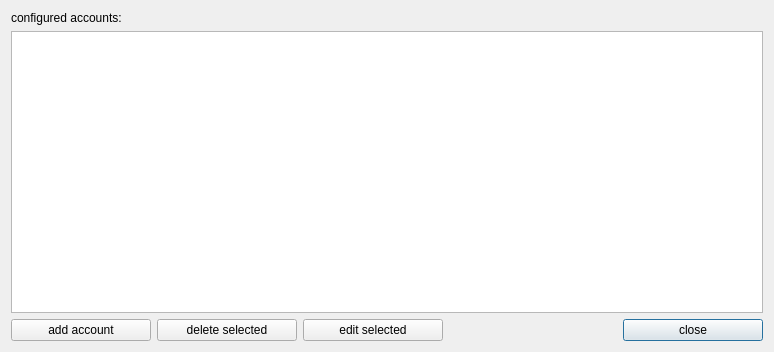
<?xml version="1.0" encoding="UTF-8"?>
<ui version="4.0">
 <class>accountsettings</class>
 <widget class="QDialog" name="accountsettings">
  <property name="enabled">
   <bool>true</bool>
  </property>
  <property name="geometry">
   <rect>
    <x>0</x>
    <y>0</y>
    <width>774</width>
    <height>352</height>
   </rect>
  </property>
  <property name="minimumSize">
   <size>
    <width>774</width>
    <height>352</height>
   </size>
  </property>
  <property name="windowTitle">
   <string>account settings</string>
  </property>
  <layout class="QGridLayout" name="gridLayout">
   <item row="0" column="0">
    <widget class="QLabel" name="label">
     <property name="text">
      <string>configured accounts:</string>
     </property>
    </widget>
   </item>
   <item row="1" column="0">
    <widget class="QTableView" name="tableView"/>
   </item>
   <item row="2" column="0">
    <layout class="QHBoxLayout" name="horizontalLayout">
     <item>
      <widget class="QPushButton" name="pushButton_add">
       <property name="enabled">
        <bool>true</bool>
       </property>
       <property name="minimumSize">
        <size>
         <width>140</width>
         <height>0</height>
        </size>
       </property>
       <property name="focusPolicy">
        <enum>Qt::NoFocus</enum>
       </property>
       <property name="text">
        <string>add account</string>
       </property>
      </widget>
     </item>
     <item>
      <widget class="QPushButton" name="pushButton_delete">
       <property name="minimumSize">
        <size>
         <width>140</width>
         <height>0</height>
        </size>
       </property>
       <property name="focusPolicy">
        <enum>Qt::NoFocus</enum>
       </property>
       <property name="text">
        <string>delete selected</string>
       </property>
      </widget>
     </item>
     <item>
      <widget class="QPushButton" name="pushButton_edit">
       <property name="minimumSize">
        <size>
         <width>140</width>
         <height>0</height>
        </size>
       </property>
       <property name="focusPolicy">
        <enum>Qt::NoFocus</enum>
       </property>
       <property name="text">
        <string>edit selected</string>
       </property>
      </widget>
     </item>
     <item>
      <spacer name="horizontalSpacer_2">
       <property name="orientation">
        <enum>Qt::Horizontal</enum>
       </property>
       <property name="sizeHint" stdset="0">
        <size>
         <width>40</width>
         <height>20</height>
        </size>
       </property>
      </spacer>
     </item>
     <item>
      <spacer name="horizontalSpacer_3">
       <property name="orientation">
        <enum>Qt::Horizontal</enum>
       </property>
       <property name="sizeHint" stdset="0">
        <size>
         <width>40</width>
         <height>20</height>
        </size>
       </property>
      </spacer>
     </item>
     <item>
      <widget class="QPushButton" name="pushButton_close">
       <property name="minimumSize">
        <size>
         <width>140</width>
         <height>0</height>
        </size>
       </property>
       <property name="focusPolicy">
        <enum>Qt::NoFocus</enum>
       </property>
       <property name="text">
        <string>close</string>
       </property>
       <property name="default">
        <bool>true</bool>
       </property>
      </widget>
     </item>
    </layout>
   </item>
  </layout>
 </widget>
 <resources/>
 <connections/>
</ui>
